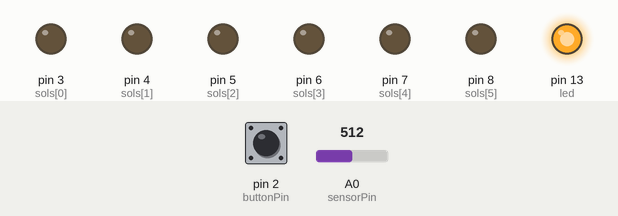
Simulated run of this sketch. Board: Arduino Uno, built with avr-gcc and run on an emulated ATmega328P. Parts: output pins drawn as LEDs (lit = HIGH). Dashed ring = blinking. The test bench sets the inputs (shaded band); at power-on: A0 (sensorPin) = 512, pin 2 (buttonPin) HIGH. Random numbers use the default seed unless the sketch sets one.

Above: at 0.81 s.
1.3 s: A0 (sensorPin) set to 80
At 1.8 s:
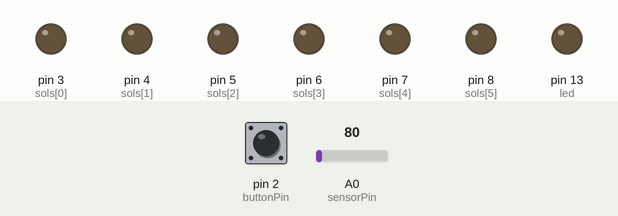
2.8 s: A0 (sensorPin) set to 88
At 5.2 s:
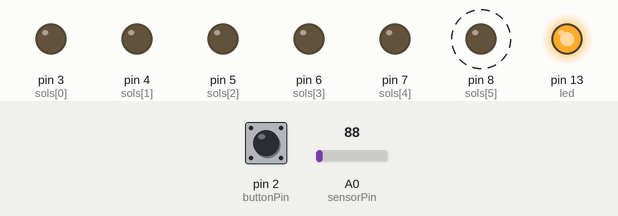
5.8 s: pin 2 (buttonPin) pulled LOW for 0.15 s
8.9 s: A0 (sensorPin) set to 120
At 10.8 s:
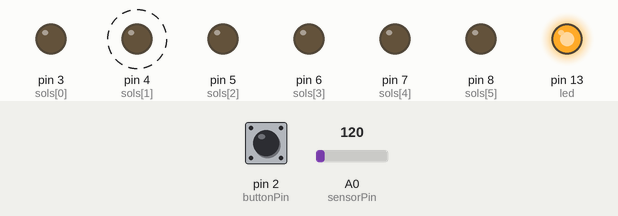
11.9 s: A0 (sensorPin) set to 77
At 12.6 s:
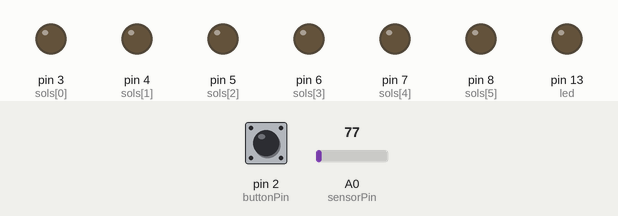
13.4 s: A0 (sensorPin) set to 122
At 15.2 s:
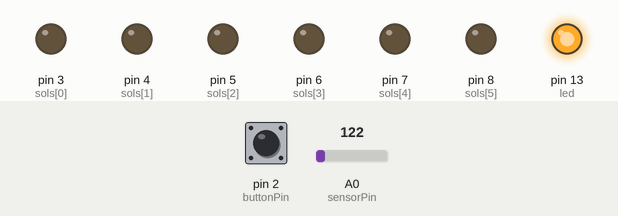
Timing chart, 0 to 30.2 s (numbered marks = the images above; inputs shaded):
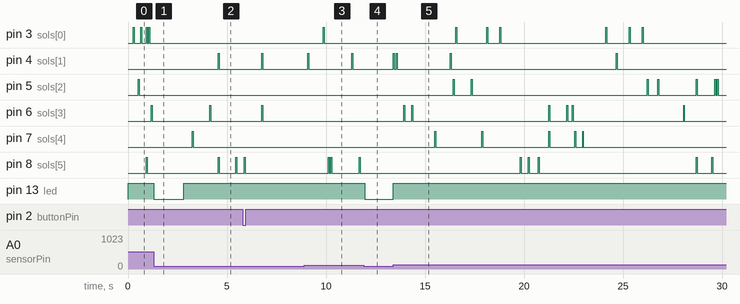

The sketch:

Anemetallophone_FINAL.ino
```cpp
// SOLENOID VARIABLES
int led = 13;                           // Inbuilt LED for signalling
int numSols;                            // How many Solenoids in Array
int sols[] = {3, 4, 5, 6, 7, 8};        // Set up Solenoid array
int tempo;                              // Declare Tempo
int tempoMin = 400;                     // Initialise Tempo Minimum
int tempoMax = 80;                      // Initialise Tempo Maximum
int playChance;                         // Chance that a Solenoid will play

// ANEMOMETER VARIABLES
int sensorPin = A0;                     // Initialise the Sensor Pin
int sensorValue = 0;                    // Initialise the Sensor Value
// for Constraining Sensor Values
int sensorMax;                          // Declare the Sensor Max
int sensorMin;                          // Declare the Sensor Min
int sensorThresh;                       // Declare the Sensor Threshold

// BUTTON AND MODE SELECT VARIABLES
int buttonPin = 2;                      // Initialise the Button Pin
int buttonVal = 1;                      // Unpressed button value is 1
int pButtonVal = 1;                     // Store unpressed button value as default
int modeNum;                            // Declare the Mode Number

void setup() {

  pinMode(led, OUTPUT);                 // Set up Inbuild LED pin
  pinMode(sensorPin, INPUT);            // Set up Anemometer Pin
  pinMode(buttonPin, INPUT_PULLUP);     // Set up Button Pin as Input Pullup

  numSols = 6;                          // Set Number of Solenoids in Array
  for (int i = 0; i < numSols; i++) {   // Set up Solenoid Pins
    pinMode(sols[i], OUTPUT);
  }

  modeNum = 0;                          // Set up Mode Number at boot (default 0)
                                        // Mode 0: Gallery Space with Small Fan
                                        // Mode 1: Gallery Space with Crank Fan
                                        // Mode 2: Gallery Space with the Mega Fan from Hatchlabs

  // Run Mode Select function to set Sensor expected values
  modeSelect();

}

void modeSelect() {
   if (modeNum == 0) {
    // Set vars for play with Small Fan
    sensorMin = 83;
    sensorMax = 110;
    sensorThresh = 87;
    playChance = 90;
   }

   if (modeNum == 1) {
    // Set vars for play with Crank Fan
    sensorMin = 83;
    sensorMax = 110;
    sensorThresh = 87;
    playChance = 95;
   }

   if (modeNum == 2) {
    // Set vars for play with Mega fan
    sensorMin = 83;
    sensorMax = 125;
    sensorThresh = 90;
    playChance = 95;
   }
}

void loop() {

  // READ THE ANEMOMETER DATA
    // Read the sensor value and constrain it within the range of our chosen mode
    sensorValue = analogRead(sensorPin);
    sensorValue = constrain(sensorValue, sensorMin, sensorMax);

    // Use the sensor value to map our tempo, and then constrain those values
    tempo = map(sensorValue, sensorThresh, sensorMax, tempoMin, tempoMax);
    tempo = constrain(tempo, tempoMax, tempoMin);

  // PLAY THE INSTRUMENT (or not)
    // If the value from the sensor is above the treshold, play the instrument
    if (sensorValue > sensorThresh) {

      // Turn on LED indicator to signal that we're above the treshold
      digitalWrite(led, HIGH);

      // Use loop to generate random chance vars for each solenoid to play or not
      for (int i = 0; i < numSols; i++) {
        int chance = random(100);
        if (chance > playChance) digitalWrite(sols[i], HIGH);
      }
      // Amount of time Solenoid is activated for
      delay(50);

      // Use loop to send an off message to ALL solenoids
      for (int i = 0; i < numSols; i++) {
        digitalWrite(sols[i], LOW);
      }
      // Use the TEMPO variable to wait controlled amount of time before triggering again
      delay(tempo);

    } else { // DO NOT play the instrument

      // Turn off LED indicator to signal that we're below the threshold
      digitalWrite(led, LOW);

      // To make us fetch the Anemometer value 10 times a second
      delay(50);

    }

  // SELECT MODES
      // Read the Button Value
      buttonVal = digitalRead(buttonPin);

      // Check if the Button value is different (lower) than previous loop
      if (buttonVal < pButtonVal) {
        // If button is pressed, change the Mode Number
        modeNum++;
        // Make it reset if Mode Number is higher than 2
        if (modeNum > 2) modeNum = 0;
        // Run Mode Select fuction to update values
        modeSelect();
      }

      // Update the Previous Button Value with current for next comparison
      pButtonVal = buttonVal;
}
```

Measured:
- the behaviour switches between 87 and 88 on A0 (sensorPin) (found by bisection; images 1 and 2)
- after the input at 1.3 s, pin 13 (led): HIGH → LOW at once
- after the input at 2.8 s, pin 4 (sols[1]): LOW → HIGH after 1.8 s, → LOW 0.05 s later; pin 6 (sols[3]): LOW → HIGH after 1.3 s, → LOW 0.05 s later; pin 7 (sols[4]): LOW → HIGH after 0.45 s, → LOW 0.05 s later; pin 8 (sols[5]): alternates HIGH for 0.05 s and LOW for 0.83 s, starting after 1.8 s; pin 13 (led): LOW → HIGH at once
- after the input at 8.9 s, pin 3 (sols[0]): LOW → HIGH after 0.96 s, → LOW 0.05 s later; pin 8 (sols[5]): goes HIGH 0.05 s, LOW 0.08 s, HIGH 0.05 s, LOW 1.4 s, HIGH 0.05 s, then LOW, starting after 1.2 s
- after the input at 11.9 s, pin 13 (led): HIGH → LOW after 0.05 s
- after the input at 13.4 s, pin 13 (led): LOW → HIGH at once
